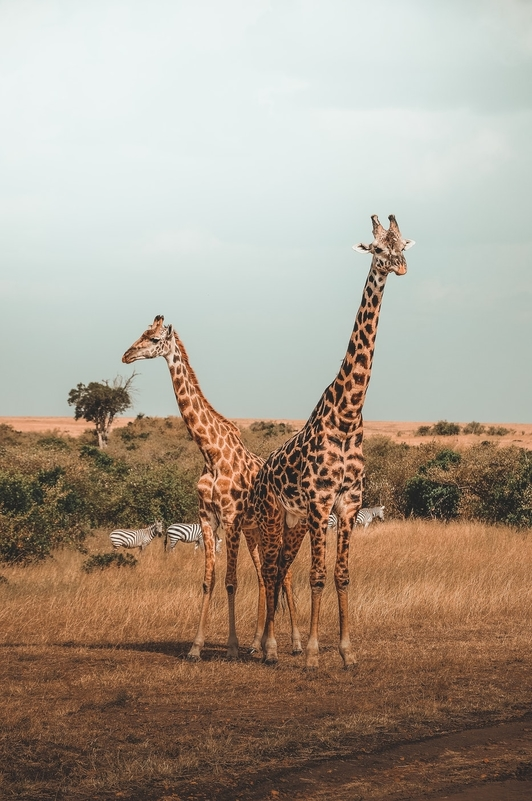
#> input picture DATA/giraffes2.jpg, 532 x 801 px
$ python image_processing_assessment.py   (older library calls are emulated)
#> lines starting #> are read from the running program, lines starting #| are printed output that depends on the picture; after the words box and inside, x2 and y2 are one past the last pixel; in counts of white or black regions, pixels touching at a corner belong together
### image_files.py
import cv2
import numpy as np

# [7 lines of commented-out code are left out]


def show_img(window_name, image):
    while True:
        cv2.imshow(window_name, image)
        if cv2.waitKey() & 0xFF == 27:
            break
    cv2.destroyAllWindows()


# [32 lines of commented-out code are left out]

### image_processing_assessment.py
import cv2
import numpy as np
from image_files import show_img

img = cv2.imread("DATA/giraffes2.jpg")
#> img is the input picture: shape (801, 532, 3); mean B, G, R 141.5, 156.6, 170

gray_img = cv2.cvtColor(img, cv2.COLOR_BGR2GRAY)
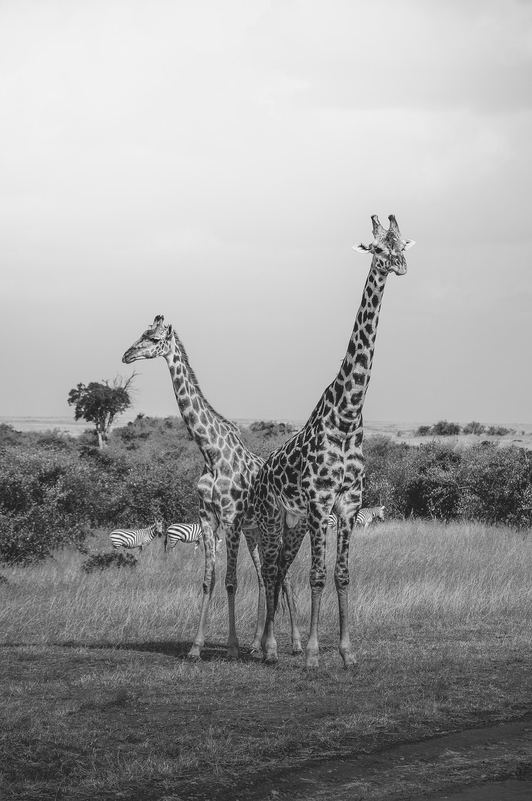
#> gray_img: shape (801, 532); min 13, max 252, mean 158.9

hsv_img = cv2.cvtColor(img, cv2.COLOR_BGR2HSV)
#> hsv_img: shape (801, 532, 3); mean H, S, V 45.6, 67.9, 174.8

ret, thresh = cv2.threshold(gray_img, 127, 255, cv2.THRESH_BINARY)
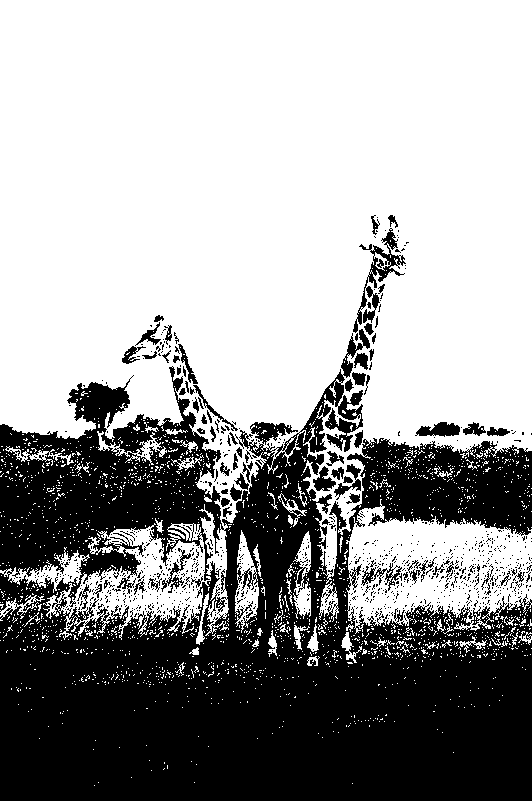
#> thresh: shape (801, 532); 62.3% white; 977 black regions (901 under 20 px), largest, box (x1, y1, x2, y2) and area: (0, 329, 532, 801) 151197, (353, 228, 406, 333) 1177, (415, 422, 460, 437) 435

kernel = np.ones((4, 4), np.float32) / 10

# kernel = np.multiply(kernel, 0.1)

blurred = cv2.filter2D(img, -1, kernel)
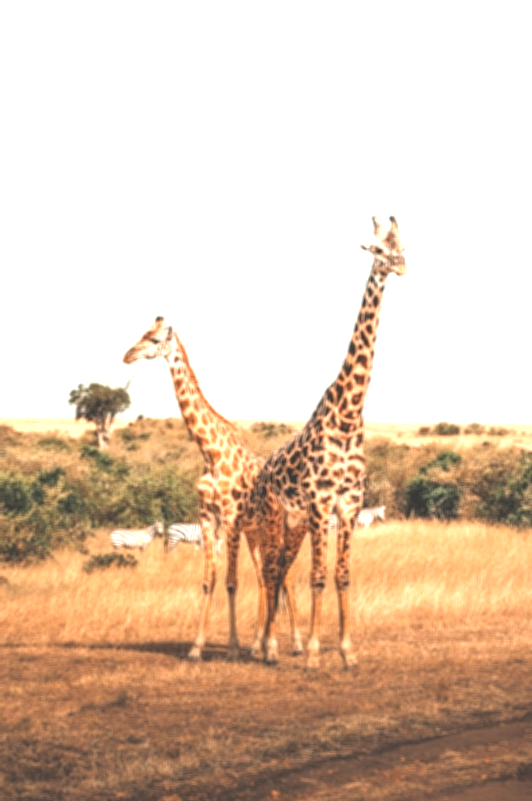
#> blurred: shape (801, 532, 3); mean B, G, R 179.3, 200.4, 224

kernel2 = np.ones((5, 5), np.uint8)

sobel_x = cv2.Sobel(gray_img, cv2.CV_64F, 1, 0, ksize=5)
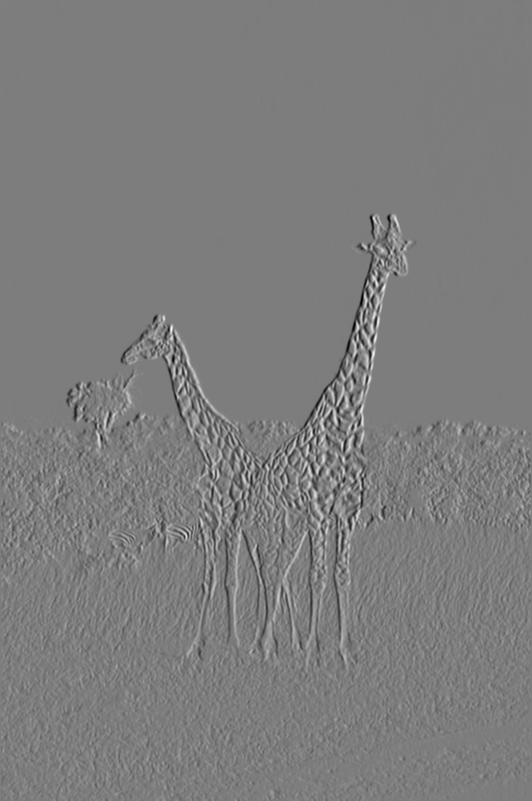
#> sobel_x: shape (801, 532) float64; min -7962, max 8224, mean -2; drawn with min black and max white

sobel_y = cv2.Sobel(gray_img, cv2.CV_64F, 0, 1, ksize=5)
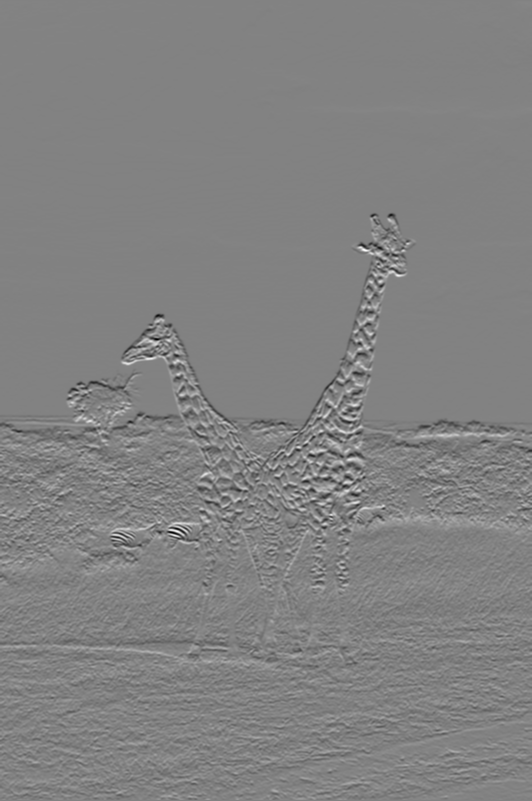
#> sobel_y: shape (801, 532) float64; min -8056, max 7699, mean -27.1; drawn with min black and max white

gradient = cv2.morphologyEx(gray_img, cv2.MORPH_GRADIENT, kernel2)
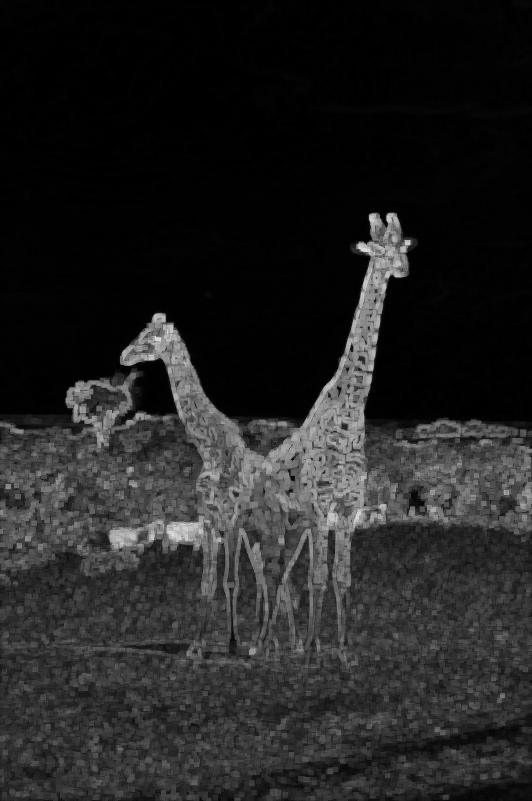
#> gradient: shape (801, 532); min 0, max 223, mean 35.2

show_img("Giraffes", gradient)
#> (key Esc is pressed here)

$ run again, with DATA/Nadia_Murad.jpg copied over DATA/giraffes2.jpg
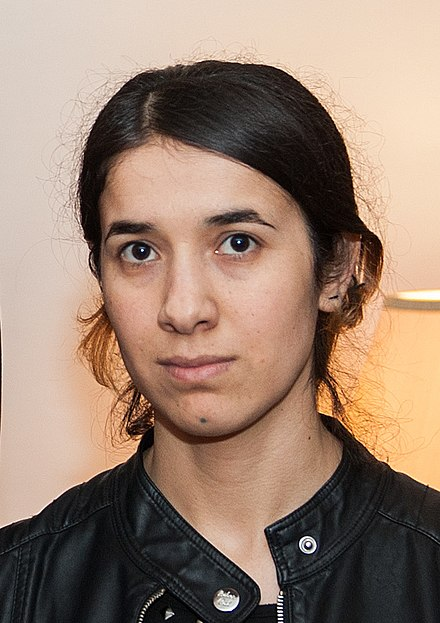
#> input picture DATA/Nadia_Murad.jpg, 440 x 623 px
#> img is the input picture: shape (623, 440, 3); mean B, G, R 112.7, 129.2, 153.8
#> hsv_img: shape (623, 440, 3); mean H, S, V 29, 73.3, 154.7
#> `ret, thresh = cv2.threshold(gray_img, 127, 255, cv2.THRESH_BINARY)`:
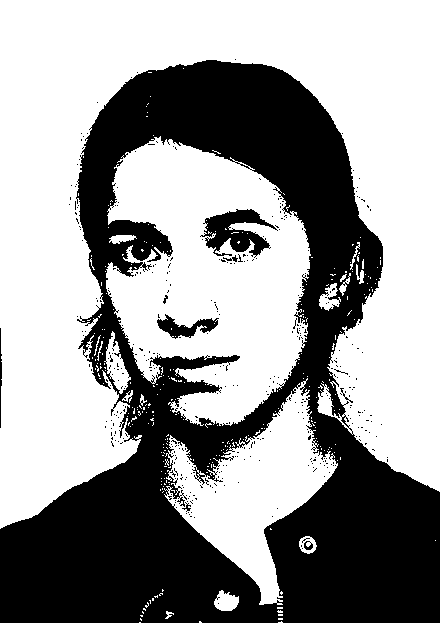
#> thresh: shape (623, 440); 60.3% white; 403 black regions (394 under 20 px), largest, box (x1, y1, x2, y2) and area: (0, 60, 440, 623) 105257, (200, 209, 278, 258) 1831, (157, 314, 219, 339) 662
#> `gradient = cv2.morphologyEx(gray_img, cv2.MORPH_GRADIENT, kernel2)`:
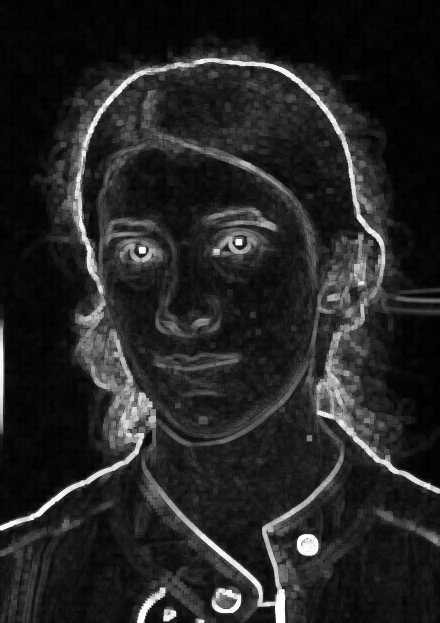
#> gradient: shape (623, 440); min 0, max 255, mean 36.7
